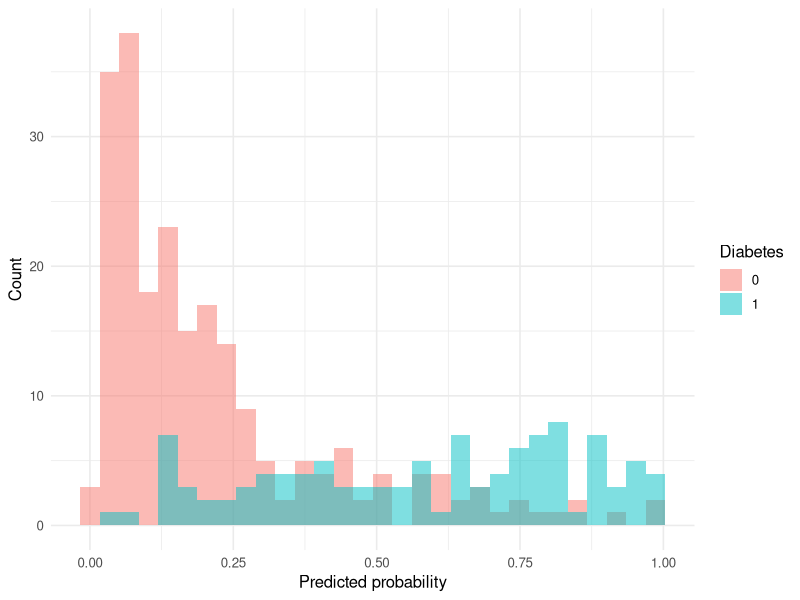
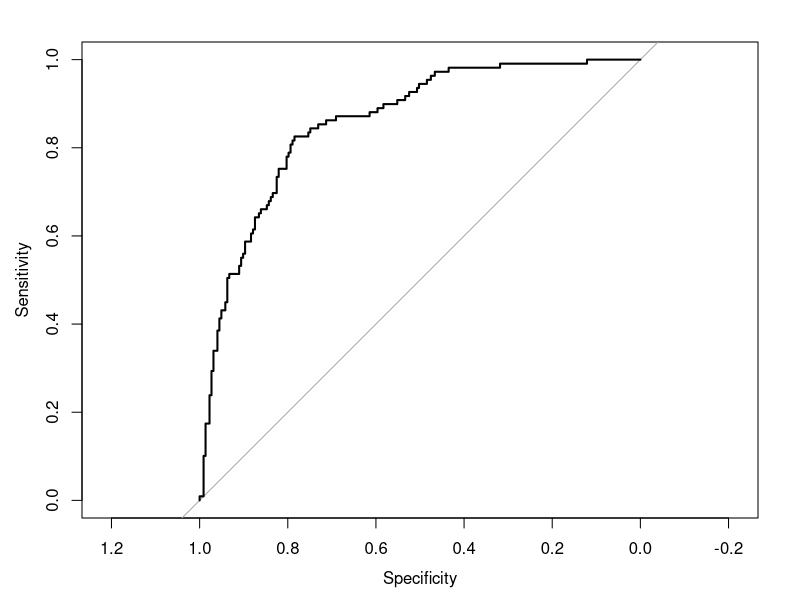

R code for these plots, in order:
# ============================================================
# Biostatistics Courses
# Course 2 — Week 3, Session 5: Calibration and discrimination
# ============================================================

# --- 0. Setup --------------------------------------------------
library(tidyverse)
library(broom)
library(MASS)
library(pROC)
set.seed(42)
theme_set(theme_minimal(base_size = 12))

# --- 1. Hypothesis / Goal --------------------------------------
# Evaluate a logistic model by discrimination, calibration, and Brier.

# --- 2. Data ---------------------------------------------------
train <- as_tibble(Pima.tr) |> mutate(y = as.integer(type == "Yes"))
test  <- as_tibble(Pima.te) |> mutate(y = as.integer(type == "Yes"))

# --- 3. Visualise ----------------------------------------------
fit <- glm(y ~ glu + bmi + age + ped, data = train, family = binomial)
test$p <- predict(fit, test, type = "response")
p <- ggplot(test, aes(p, fill = factor(y))) +
  geom_histogram(position = "identity", alpha = 0.5, bins = 30) +
  labs(x = "Predicted probability", y = "Count", fill = "Diabetes")
print(p)

# --- 4. Assumptions --------------------------------------------
# evaluation uses held-out test set.

# --- 5. Conduct / Fit ------------------------------------------
roc_obj <- roc(test$y, test$p, quiet = TRUE)
print(auc(roc_obj)); print(ci.auc(roc_obj))
plot(roc_obj)
cal <- test |> mutate(bin = ntile(p, 10)) |>
  group_by(bin) |>
  summarise(predicted = mean(p), observed = mean(y), n = n())
print(cal)
brier <- mean((test$p - test$y)^2)

# --- 6. Report -------------------------------------------------
cat(sprintf("AUC: %.2f; Brier: %.3f\n",
            as.numeric(auc(roc_obj)), brier))
